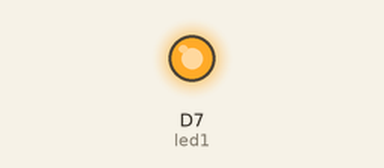
This sketch was run on a simulated ESP8266 (NodeMCU). On the bench: output pins drawn as LEDs (lit = HIGH).

Above: at 0.2 s.
At 16.5 s:
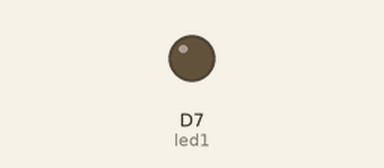
Timing chart, 0 to 25.4 s (numbered marks = the images above):
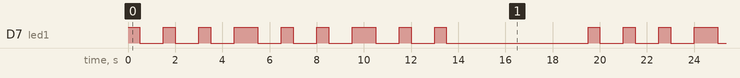

Measured:
- by itself, D7 (led1): repeats every 19.5 s: 2 × (LOW 1.0 s, HIGH 0.50 s), LOW 1.0 s, HIGH 1.0 s, 2 × (LOW 1.0 s, HIGH 0.50 s), LOW 1.0 s, HIGH 1.0 s, 2 × (LOW 1.0 s, HIGH 0.50 s), LOW 6.0 s, HIGH 0.50 s
- by itself, everything shown: repeats every 19.5 s, in 18 steps

The sketch:

BlinkName.ino
```cpp
int led1 = D7; // led 1 = D7 set

void setup()  //setup - runs once at the beginning of your program
{
  pinMode(led1, OUTPUT);
}

void loop()  // loop for blinking "Irene" in argon particle
{
    //Morse code for "I"

    digitalWrite (led1, HIGH);
    delay (500);
    digitalWrite (led1, LOW);
    delay (1000);
    digitalWrite (led1, HIGH);
    delay (500);
    digitalWrite (led1, LOW);
    delay (1000);


    //Morse code for "R"

    digitalWrite (led1, HIGH);
    delay (500);
    digitalWrite (led1, LOW);
    delay (1000);
    digitalWrite (led1, HIGH);
    delay (1000);
    digitalWrite (led1, LOW);
    delay (1000);
    digitalWrite (led1, HIGH);
    delay (500);
    digitalWrite (led1, LOW);
    delay (1000);


    //Morse code for "E"

    digitalWrite (led1, HIGH);
    delay (500);
    digitalWrite (led1, LOW);
    delay (1000);

    //Morse code for "N"

    digitalWrite(led1, HIGH);
    delay(1000);
    digitalWrite(led1, LOW);
    delay(1000);
    digitalWrite(led1, HIGH);
    delay(500);
    digitalWrite(led1, LOW);
    delay(1000);

    //Morse code for "E"

    digitalWrite (led1, HIGH);
    delay (500);
    digitalWrite (led1, LOW);
    delay (1000);

        //END

    digitalWrite(led1,LOW);
    delay(5000);

    // And repeat!

}
```
